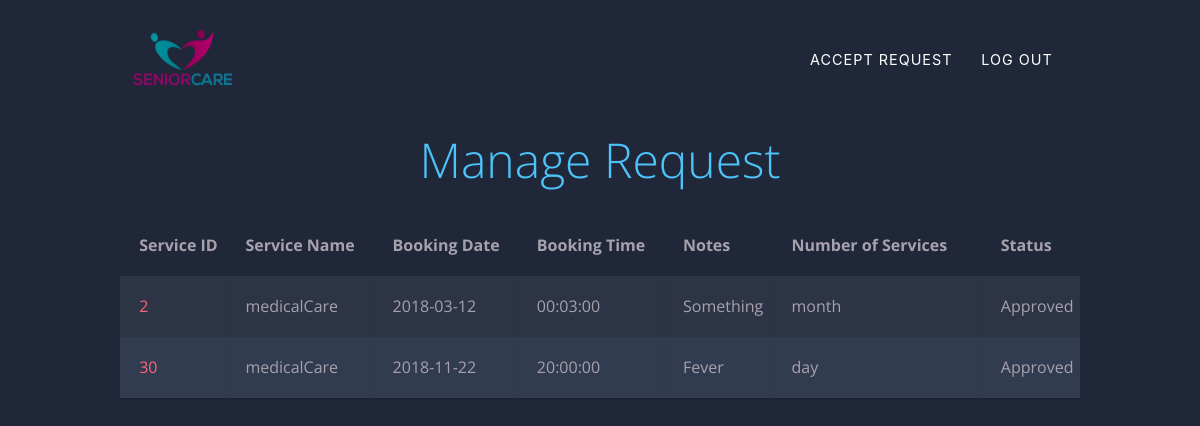
The page /manageRequestService.php on the database its author committed.
### tables this page shows
CREATE TABLE `booking2` (
  `serviceID` int(11) NOT NULL,
  `user_name` varchar(255) NOT NULL,
  `serviceName` varchar(255) NOT NULL,
  `bookingDate` date NOT NULL,
  `bookingTime` time NOT NULL,
  `notes` varchar(255) NOT NULL,
  `numOfServices` varchar(20) NOT NULL,
  `status` varchar(20) NOT NULL
);

### manageRequestService.php (the view, shortened to what this page needs)
<!DOCTYPE html>
<html lang="en" dir="ltr">
<head>
  <link href="style.css" rel="stylesheet">
  <link rel="stylesheet" href="https://use.fontawesome.com/releases/v5.4.1/css/all.css"
>
  <link rel="stylesheet" href="https://maxcdn.bootstrapcdn.com/bootstrap/4.0.0/css/bootstrap.min.css"
>
  <link rel="stylesheet" type="text/css" href="style_mr.css">
  <nav class="navbar navbar-expand-lg navbar-dark fixed-top" id="mainNav">
    <div class="container">
      <a class="navbar-brand js-scroll-trigger" href="homeService.php"><img src="img\LogoS.png" class="logo"></a>
      <div class="collapse navbar-collapse" id="navbarResponsive">
        <ul class="navbar-nav text-uppercase ml-auto">
          <li class="nav-item">
            <a class="nav-link js-scroll-trigger" href="accept.php">Accept Request</a>
          </li>
          <li class="nav-item">
            <a class="nav-link js-scroll-trigger" href="includes/logout.php">Log Out</a>
          </li>
        </ul>
      </div>
    </div>
  </nav>
  <br><br><br> <br> <br><br>
<body>
  <h1 class="#">Manage Request</h1>
  <br>
  <div class="container table-responsive" id="live_data">
    <table>
      <tr>
        <th>Service ID</th>
        <th>Service Name</th>
        <th>Booking Date</th>
        <th>Booking Time</th>
        <th>Notes</th>
        <th>Number of Services</th>
        <th>Status</th>
      </tr>
      <?php
      $servername = "localhost";
      $username = "root";
      $password = "";
      $dbname = "seniorcare";
      $con = new mysqli($servername, $username, $password, $dbname);
      $sql = "SELECT serviceID, serviceName,bookingDate,bookingTime,notes,numOfServices,status from booking2";
          $result = $con -> query($sql);
          if ($result-> num_rows > 0 ){
            while($row = $result -> fetch_assoc()){
              echo "<tr> <td>".$row["serviceID"]."</td> <td>".$row["serviceName"]."</td><td>".$row["bookingDate"]."</td><td>"
              .$row["bookingTime"]."</td><td>".$row["notes"]."</td><td>".$row["numOfServices"]."</td><td>".$row["status"]."</td></tr>";
            }
            echo "</table>";
          }
          else {
            echo "0 result";
          }
           ?>
  </div>
</body>
</html>

### style.css (style rules this page uses)
#mainNav { background-color: #212529; }
#mainNav .navbar-nav .nav-item .nav-link { font-size: 90%; font-weight: 400; padding: 0.75em 0; letter-spacing: 1px; color: white; font-family: 'Montserrat', -apple-system, BlinkMacSystemFont, 'Segoe UI', Roboto, 'Helvetica Neue', Arial, sans-serif, 'Apple Color Emoji', 'Segoe UI Emoji', 'Segoe UI Symbol', 'Noto Color Emoji'; }
@media (min-width: 992px) { #mainNav { padding-top: 25px; padding-bottom: 25px; -webkit-transition: padding-top 0.3s, padding-bottom 0.3s; transition: padding-top 0.3s, padding-bottom 0.3s; border: none; background-color: transparent; } }
@media (min-width: 992px) { #mainNav .navbar-nav .nav-item .nav-link { padding: 1.1em 1em !important; } }
.logo { width: 100px; height: 60px; }
.nav-link { font-size: 18px; }

### style_mr.css (style rules this page uses)
body { font-family: 'Open Sans', sans-serif; font-weight: 300; line-height: 1.42em; color:#A7A1AE; background-color:#1F2739; }
table { border-collapse: collapse; width: 100%; }
h1 { font-size:3em; font-weight: 300; line-height:1em; text-align: center; color: #4DC3FA; }
.container td { font-weight: normal; font-size: 1em; -webkit-box-shadow: 0 2px 2px -2px #0E1119; -moz-box-shadow: 0 2px 2px -2px #0E1119; box-shadow: 0 2px 2px -2px #0E1119; }
.container { text-align: left; overflow: hidden; width: 80%; margin: 0 auto; display: table; padding: 0 0 8em 0; }
.container td, .container th { padding-bottom: 2%; padding-top: 2%; padding-left:2%; }
.container tr:nth-child(odd) { background-color: #323C50; }
.container tr:nth-child(even) { background-color: #2C3446; }
.container th { background-color: #1F2739; }
.container td:first-child { color: #FB667A; }

### rows shown on the page
booking2: serviceID "2", serviceName "medicalCare", bookingDate "2018-03-12", bookingTime "00:03:00", notes "Something", numOfServices "month", status "Approved"
booking2: serviceID "30", serviceName "medicalCare", bookingDate "2018-11-22", bookingTime "20:00:00", notes "Fever", numOfServices "day", status "Approved"
